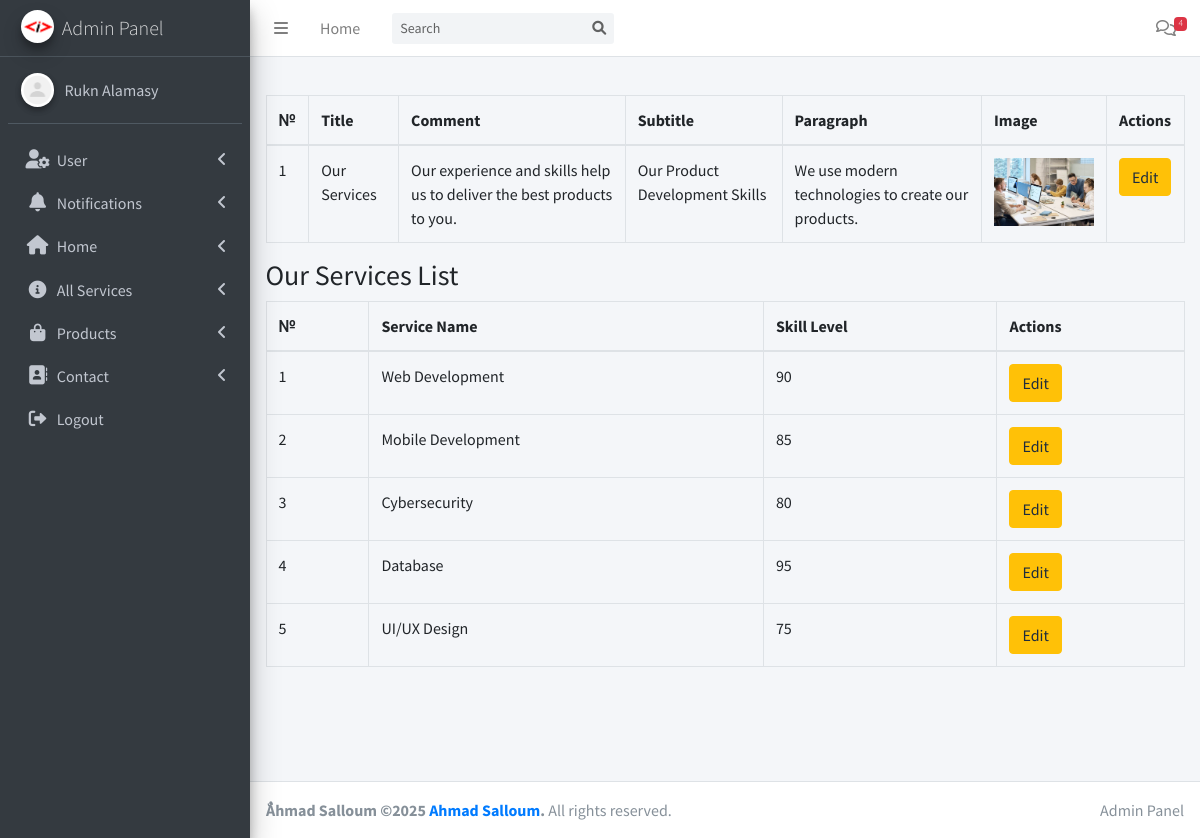
Page /admin/ourServices.php (signed in) on the committed database.
### tables this page shows
CREATE TABLE `bioservices` (
  `id` int(11) NOT NULL,
  `h2` varchar(255) NOT NULL,
  `p1` text NOT NULL,
  `image` varchar(255) DEFAULT NULL,
  `h3` text NOT NULL,
  `p2` text NOT NULL
);

CREATE TABLE `ourservices` (
  `id` int(11) NOT NULL,
  `service_name` varchar(255) NOT NULL,
  `skill_level` int(11) NOT NULL
);

### config.php (called while the page is built, shortened)
<?php
class Database
{
    private $conn;
    public function __construct()
    {
        $servername = "localhost";
        $username = "root";
        $password = "";
        $dbname = "business_website";
        $this->conn = new mysqli($servername, $username, $password, $dbname);
    }
    public function executeQuery($sql)
    {
        $result = $this->conn->query($sql);
        return $result;
    }
    public function select($table, $columns = "*", $condition = "")
    {
        $sql = "SELECT $columns FROM $table $condition";
        return $this->executeQuery($sql)->fetch_all(MYSQLI_ASSOC);
    }
}

### admin/check.php (called while the page is built, shortened)
<?php
include '../config.php';
$query = new Database();

### admin/ourServices.php (the view, shortened to what this page needs)
<?php
include 'check.php';
$old_image_path = "../assets/img/" . $query->select("bioServices", "*")[0]['image'];
?>
<!DOCTYPE html>
<html lang="en">
<head>
    <?php include 'includes/css.php'; ?>
</head>
<body class="hold-transition sidebar-mini">
    <div class="wrapper">
        <?php include 'includes/header.php' ?>
        <div class="content-wrapper">
            <section class="content">
                <div class="container-fluid">
                    <div class="row">
                        <div class="col-12">
                            <table class="table table-bordered">
                                <thead>
                                    <tr>
                                        <th>№</th>
                                        <th>Title</th>
                                        <th>Comment</th>
                                        <th>Subtitle</th>
                                        <th>Paragraph</th>
                                        <th>Image</th>
                                        <th>Actions</th>
                                    </tr>
                                </thead>
                                <tbody>
                                    <?php
                                    $bioServices = $query->select('bioServices');
                                    foreach ($bioServices as $service) {
                                        echo "<tr>";
                                        echo "<td>{$service['id']}</td>";
                                        echo "<td>{$service['h2']}</td>";
                                        echo "<td>{$service['p1']}</td>";
                                        echo "<td>{$service['h3']}</td>";
                                        echo "<td>{$service['p2']}</td>";
                                        echo "<td><img src='../assets/img/{$service['image']}' alt='{$service['h2']}' style='width: 100px; height: auto;'></td>";
                                        ?>
                                        <td>
                                            <button class="btn btn-warning edit-service"
                                                data-id="<?php echo $service['id']; ?>"
                                                data-h2="<?php echo htmlspecialchars($service['h2'], ENT_QUOTES); ?>"
                                                data-p1="<?php echo htmlspecialchars($service['p1'], ENT_QUOTES); ?>"
                                                data-h3="<?php echo htmlspecialchars($service['h3'], ENT_QUOTES); ?>"
                                                data-p2="<?php echo htmlspecialchars($service['p2'], ENT_QUOTES); ?>"
                                                data-image="<?php echo htmlspecialchars($service['image'], ENT_QUOTES); ?>">
                                                Edit
                                            </button>
                                        </td>
                                        <?php
                                    }
                                    ?>
                                </tbody>
                            </table>
                            <h3>Our Services List</h3>
                            <table class="table table-bordered">
                                <thead>
                                    <tr>
                                        <th>№</th>
                                        <th>Service Name</th>
                                        <th>Skill Level</th>
                                        <th>Actions</th>
                                    </tr>
                                </thead>
                                <tbody>
                                    <?php
                                    $ourServices = $query->select('ourServices');
                                    foreach ($ourServices as $service) {
                                        echo "<tr>";
                                        echo "<td>{$service['id']}</td>";
                                        echo "<td>{$service['service_name']}</td>";
                                        echo "<td>{$service['skill_level']}</td>";
                                        echo "<td>
                                            <button class='btn btn-warning edit-our-service' ourServices-id='{$service['id']}' serviceName='{$service['service_name']}' skillLevel='{$service['skill_level']}'>Edit</button>
                                        </td>";
                                        echo "</tr>";
                                    }
                                    ?>
                                </tbody>
                            </table>
                        </div>
                    </div>
                </div>
            </section>
        </div>
        <?php include 'includes/footer.php'; ?>
    </div>
</body>
</html>

### rows in the picture
bioservices: id "1", h2 "Our Services", p1 "Our experience and skills help us to deliver the best products to you.", h3 "Our Product Development Skills", p2 "We use modern technologies to create our products.", image (picture)
ourservices: id "1", service_name "Web Development", skill_level "90"
ourservices: id "2", service_name "Mobile Development", skill_level "85"
ourservices: id "3", service_name "Cybersecurity", skill_level "80"
ourservices: id "4", service_name "Database", skill_level "95"
ourservices: id "5", service_name "UI/UX Design", skill_level "75"

### other values in the picture
$message_count "4"
$menuItem['menuTitle'] "User"
$menuItem['menuTitle'] "Notifications"
$menuItem['menuTitle'] "Home"
$menuItem['menuTitle'] "All Services"
$menuItem['menuTitle'] "Products"
$menuItem['menuTitle'] "Contact"
